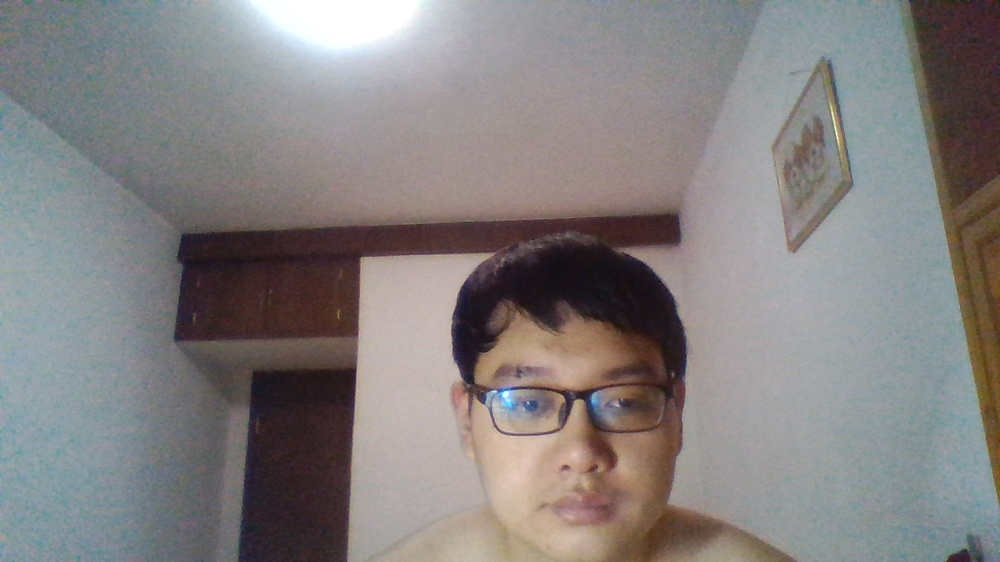
#> input picture data/123.jpg, 1000 x 562 px, shrunk from 1920 x 1080 before the run
$ python -i '01_口罩检测.py'   (imports and definitions only)
#> lines starting #> are read from the running program, lines starting #| are printed output that depends on the picture; after the words box and inside, x2 and y2 are one past the last pixel; in counts of white or black regions, pixels touching at a corner belong together
#> further down, picture is the input picture: shape (562, 1000, 3); mean B, G, R 128.5, 128.7, 132.7
##############
import cv2
import time
import numpy as np

def facesdetecter(image):
    start = time.time()  # 开始时间
    gray = cv2.cvtColor(image, cv2.COLOR_BGR2GRAY)  # 将图片转化成灰度
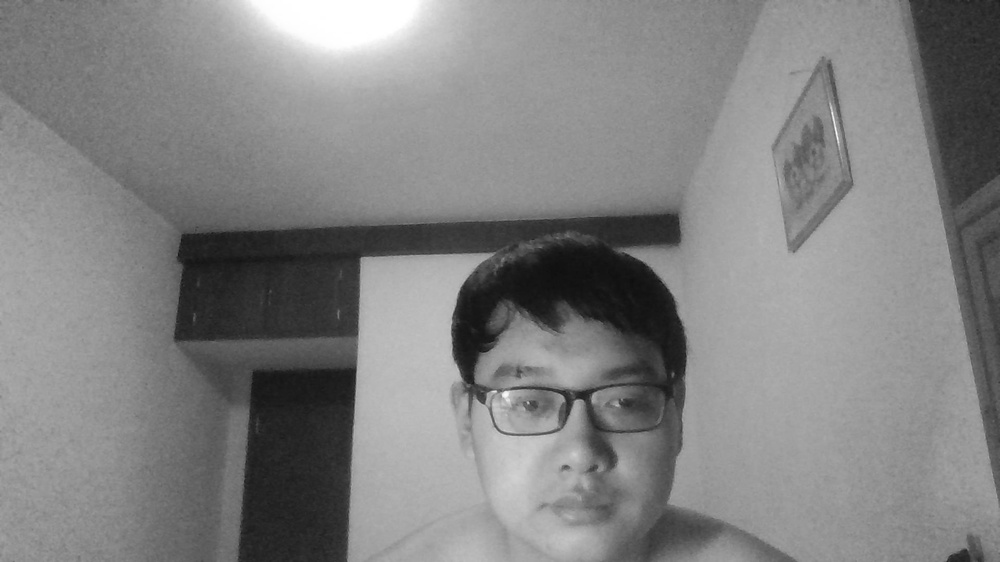
#> gray: shape (562, 1000); min 14, max 255, mean 129.9
    image = cv2.GaussianBlur(image, (5, 5), 0)
    #image2 = image.copy()
    hsv = cv2.cvtColor(image, cv2.COLOR_BGR2HSV)  # 将图片转化成HSV格式
#> hsv: shape (562, 1000, 3); mean H, S, V 79.4, 38.9, 139.2
    #cv2.imshow("hsv",hsv)#显示HSV图
    H, S, V = cv2.split(hsv)
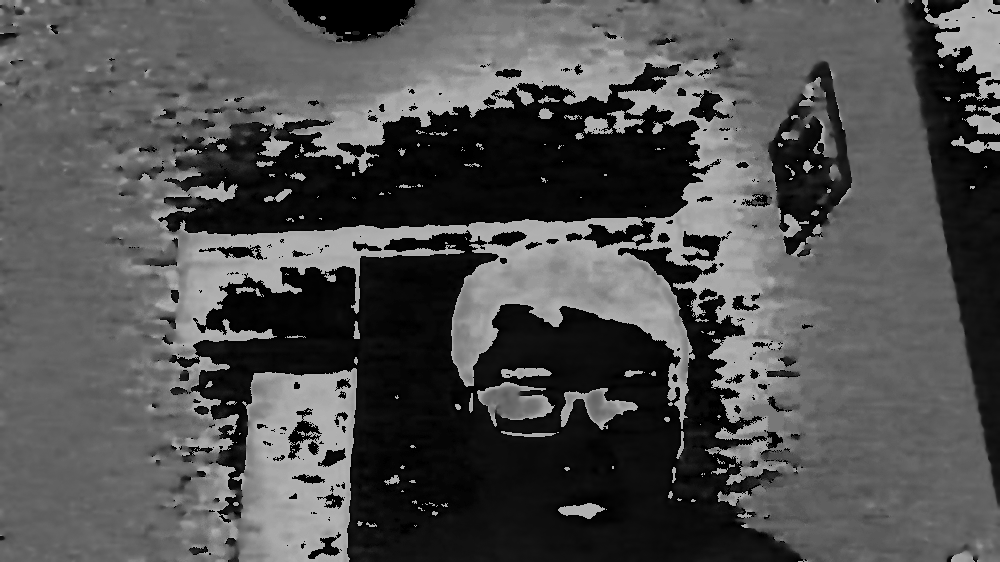
#> H: shape (562, 1000); min 0, max 179, mean 79.4
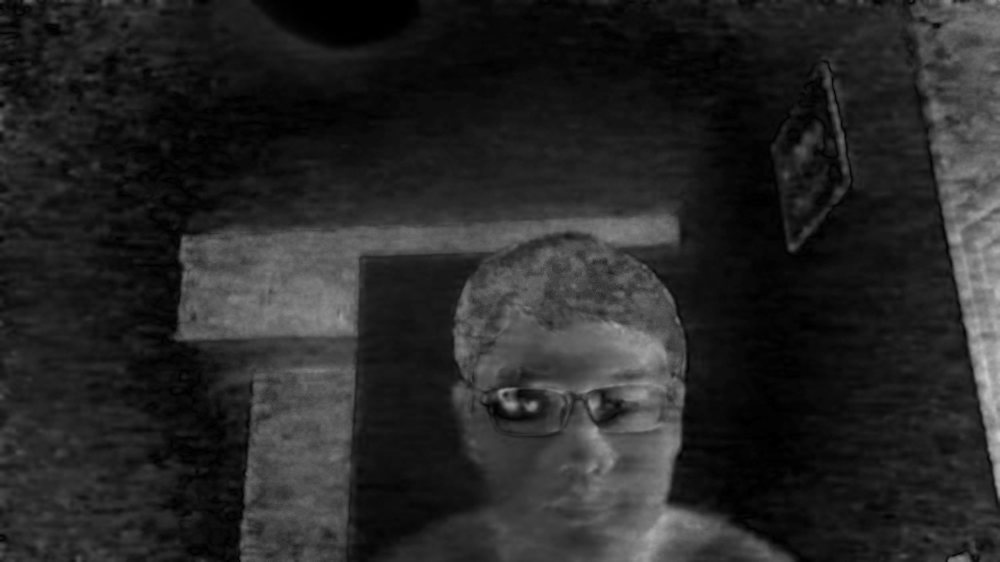
#> S: shape (562, 1000); min 0, max 202, mean 38.9
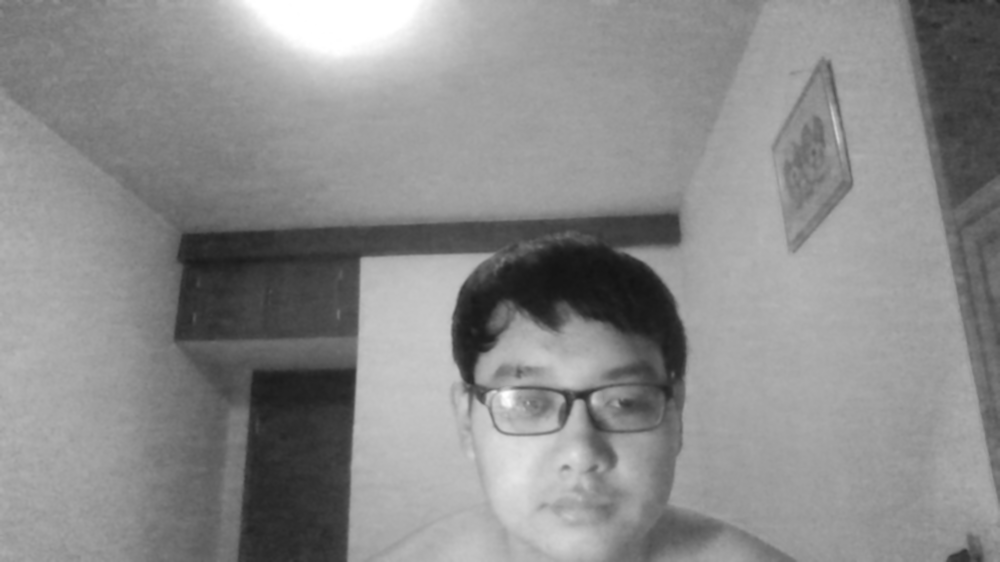
#> V: shape (562, 1000); min 19, max 255, mean 139.2

    thresh_h = cv2.inRange(H, 5, 34)  # 0-180du 提取人体肤色区域(12,34)
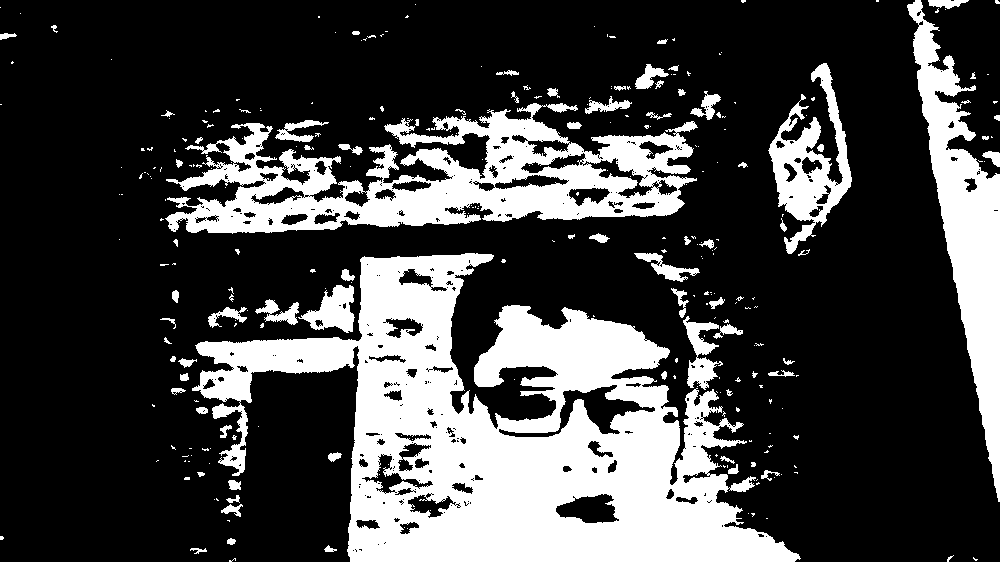
#> thresh_h: shape (562, 1000); 26.6% white; 301 white regions (224 under 20 px), largest, box (x1, y1, x2, y2) and area: (192, 253, 801, 562) 85590, (165, 103, 698, 234) 31150, (907, 0, 1000, 502) 16185

    cv2.imshow("hsv-H-threshold", thresh_h)  # 显示二值化图

    eyes = eyes_cascade.detectMultiScale(gray, 1.3, 2)  # 眼睛检测
#> eyes = [[509, 383, 44, 44]]


    # for (x,y,w,h) in lefteye:
    # frame = cv2.rectangle(image,(x,y),(x+w,y+h),(255,0,250),2)
    # 计算帧率
    total_area_mask = 0
    total_area_eyes = 0
    if len(eyes) == 2:
        # 眼睛区域
        if eyes[0][0]>eyes[1][0]:
            rect_eyes = [(eyes[1][0], eyes[1][1], eyes[0][0] + eyes[0][2] - eyes[1][0], eyes[0][3])]
        else:
            rect_eyes = [(eyes[0][0], eyes[0][1], eyes[1][0] + eyes[1][2] - eyes[0][0], eyes[1][3])]

        for (x, y, w, h) in rect_eyes:
            #cv2.rectangle(image, (x, y), (x + w, y + h), (0, 255, 0), 2)
            thresh_eyes = thresh_h[y:y + h, x:x + w]


            contours, hierarchy = cv2.findContours(thresh_eyes, cv2.RETR_EXTERNAL, cv2.CHAIN_APPROX_SIMPLE)  # 寻找前景

            cv2.drawContours(thresh_eyes, contours, -1, (0, 0, 255), 3)
            #cv2.imshow("thresh_eyes", thresh_eyes)
            for cont in contours:
                Area = cv2.contourArea(cont)  # 计算轮廓面积
                total_area_eyes += Area
        print("total_area_eyes=", total_area_eyes)
        # 口罩区域
        rect_mask = [(x, y + h, w, h * 2)]
        for (x, y, w, h) in rect_mask:
            cv2.rectangle(image, (x, y), (x + w, y + h), (0, 255, 255), 2)

            thresh_mask = thresh_h[y:y + h, x:x + w]
            # image2[y:y+h,x:x+w]=thresh_h
            contours, hierarchy = cv2.findContours(thresh_mask, cv2.RETR_EXTERNAL, cv2.CHAIN_APPROX_SIMPLE)  # 寻找前景
            #cv2.drawContours(image, contours, -1, (0, 0, 255), 3)
            for cont in contours:
                Area = cv2.contourArea(cont)  # 计算轮廓面积
                total_area_mask += Area
        print("total_area_mask=", total_area_mask)
        # print("{}-prospect:{}".format(count,Area),end="  ") #打印出每个前景的面积
        if total_area_eyes < total_area_mask:
            print("------------无口罩")
        if total_area_eyes > total_area_mask:
            print("------------------戴口罩")

            # cv2.imshow("hsv-H-threshold-roi",thresh_h)#显示二值化图
    end = time.time()  # 结束时间
    fps = 1 / (end - start)  # 帧率
    frame = cv2.putText(image, "fps:{:.3f}".format(fps), (3, 15), cv2.FONT_HERSHEY_COMPLEX, 0.5, (255, 0, 0), 1)  # 绘制
    cv2.imshow("face", image)  # 显示最终图片
    #cv2.imshow("face_f", image2)  # 显示肤色检测图片
    # line_detect_possible_demo(image)#霍夫变换找直线


def mogseparate(image):
    fgmask = mog.apply(image)
    ret, binary = cv2.threshold(fgmask, 220, 255, cv2.THRESH_BINARY)
    cv2.imshow("fgmask", fgmask)
    binary = cv2.morphologyEx(binary, cv2.MORPH_OPEN, se)
    backgimage = mog.getBackgroundImage()
    # 查找轮廓
    # contours, hierarchy = cv2.findContours(binary,cv2.RETR_TREE,cv2.CHAIN_APPROX_SIMPLE)
    # cv2.drawContours(binary,contours,-1,(0,0,255),3)
    # binary = cv2.erode(binary, None, iterations=4)# 腐蚀
    cv2.imshow('erode', binary)
    cv2.imshow("backgimage", backgimage)
    cv2.imshow("frame", image)
    cv2.imshow("binary", binary)


def knnseperate(image):
    mog_sub_mask = mog2_sub.apply(image)
    knn_sub_mask = knn_sub.apply(image)

    cv2.imshow('original', image)
    cv2.imshow('MOG2', mog_sub_mask)
    cv2.imshow('KNN', knn_sub_mask)


face_cascade = cv2.CascadeClassifier("haarcascade_frontalface_alt2.xml")
# [1 line not run here, left out]
'''此文件是opencv的haar人脸特征分类器'''
eyes_cascade = cv2.CascadeClassifier("haarcascade_eye_tree_eyeglasses.xml")
# [1 line not run here, left out]
'''此文件是opencv的haar眼镜特征分类器'''

upperbody_cascade = cv2.CascadeClassifier("haarcascade_upperbody.xml")
# [1 line not run here, left out]
'''此文件是opencv的haar上半身特征分类器'''

mouth_cascade = cv2.CascadeClassifier("haarcascade_mcs_mouth.xml")
# [1 line not run here, left out]
'''此文件是opencv的haar上半身特征分类器'''

nose_cascade = cv2.CascadeClassifier("haarcascade_mcs_nose.xml")
# [1 line not run here, left out]
'''此文件是opencv的haar上半身特征分类器'''

lefteye_cascade = cv2.CascadeClassifier("haarcascade_lefteye_2splits.xml")
# [1 line not run here, left out]
'''此文件是opencv的haar上半身特征分类器'''

mog = cv2.createBackgroundSubtractorMOG2()
se = cv2.getStructuringElement(cv2.MORPH_RECT, (3, 3))

knn_sub = cv2.createBackgroundSubtractorKNN()
mog2_sub = cv2.createBackgroundSubtractorMOG2()

# [19 lines not run here, left out]

>>> import cv2
>>> picture = cv2.imread('data/123.jpg')
>>> result = facesdetecter(picture)
